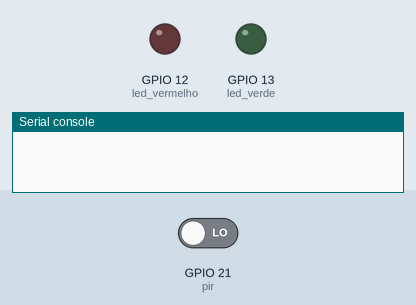
A program run on a simulated ESP32 board running MicroPython. Shown: output pins drawn as LEDs (lit = HIGH), the last lines printed to the serial console. Wiring (from the project's diagram.json): red LED on GPIO 12, green LED on GPIO 13, PIR motion sensor on GPIO 21. The test bench sets the inputs (shaded band); at power-on: GPIO 21 (pir) LOW. WiFi joins after 1.5 s; web requests get an empty 200 reply after 0.4 s.

Above: at 0.1 s.
At 3.2 s:
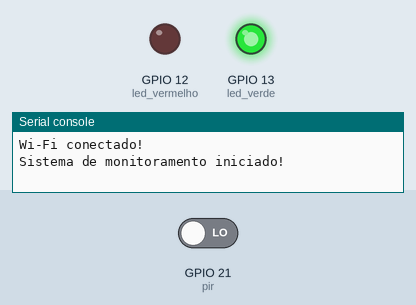
3.3 s: GPIO 21 (pir) driven HIGH
At 4.7 s:
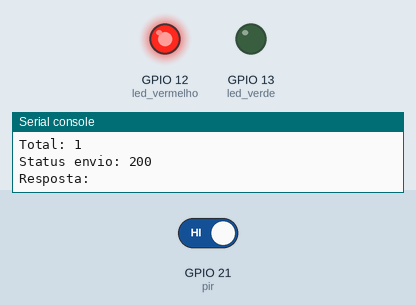
Timing chart, 0 to 7.2 s (numbered marks = the images above; inputs shaded):
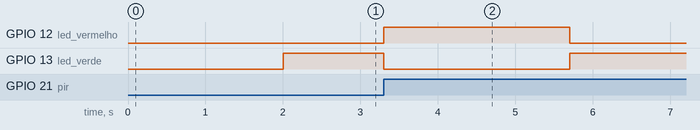

The program:

main.py
```python
import network
import time
import urequests
import json
from machine import Pin

led_vermelho = Pin(12, Pin.OUT)
led_verde = Pin(13, Pin.OUT)
pir = Pin(21, Pin.IN)

URL = "https://dtryptqiigbkozgewcoi.supabase.co/functions/v1/registrar-movimentacao"

TOKEN = "Token_aqui"

wifi = network.WLAN(network.STA_IF)
wifi.active(True)
wifi.connect("Wokwi-GUEST", "")

while not wifi.isconnected():
    time.sleep(1)

print("Wi-Fi conectado!")
print("Sistema de monitoramento iniciado!")

contador = 0
estado_anterior = 0

led_vermelho.off()
led_verde.on()

while True:
    estado_pir = pir.value()

    if estado_pir == 1 and estado_anterior == 0:
        contador += 1

        print("MOVIMENTACAO DETECTADA!")
        print("Total:", contador)

        led_vermelho.on()
        led_verde.off()

        dados = {
            "dispositivo": "ESP32-01",
            "evento": "movimento",
            "total_movimentos": contador
        }

        headers = {
            "Content-Type": "application/json",
            "x-stock-token": TOKEN
        }

        try:
            resposta = urequests.post(
                URL,
                data=json.dumps(dados),
                headers=headers
            )

            print("Status envio:", resposta.status_code)
            print("Resposta:", resposta.text)
            resposta.close()

        except Exception as erro:
            print("Erro ao enviar:", erro)

        time.sleep(2)

        led_vermelho.off()
        led_verde.on()

    estado_anterior = estado_pir

    time.sleep(0.1)
```

Measured:
- after the input at 3.3 s, GPIO 12 (led_vermelho): LOW → HIGH at once, → LOW 2.4 s later; GPIO 13 (led_verde): HIGH → LOW at once, → HIGH 2.4 s later
